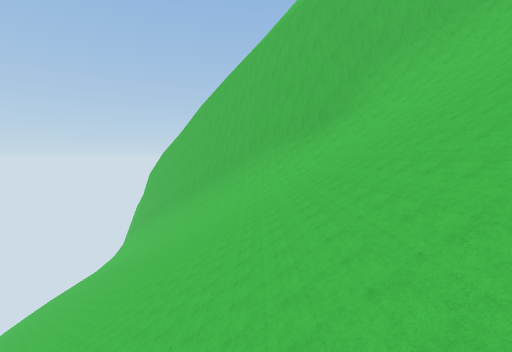
[1] (above)

18 first-person views from a walk through a Unity game level. The camera is 1.5 m above the floor, tilts 4° down and sees 90° across. The floor is counted in squares, 2 m on a side. Each view is taken from the middle of a square. On the plan, view 1 faces up. The plan holds only what a view shows up to about 9 squares ahead; the rest is blank. The place goes on beyond the plan. The player is left out.

[2]
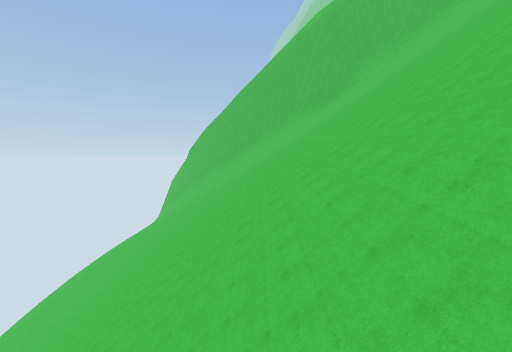

[3]
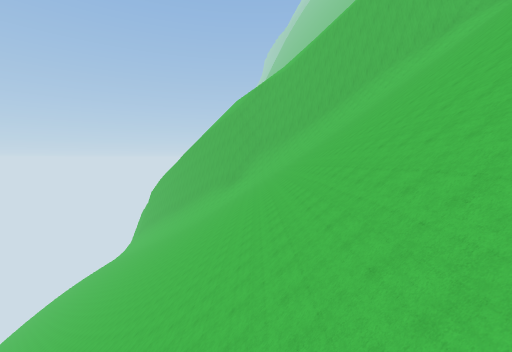

[4]
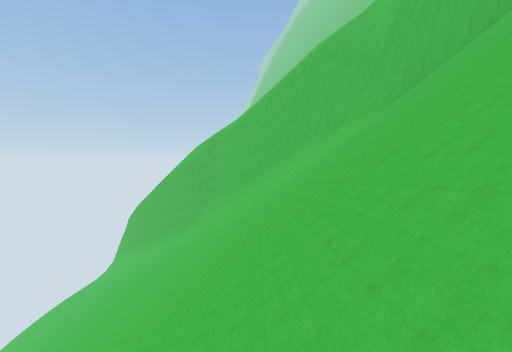

[5]
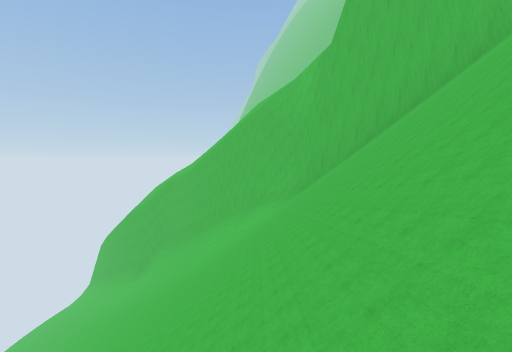

[6]
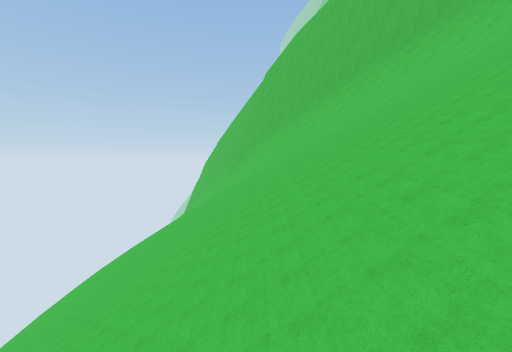

[7]
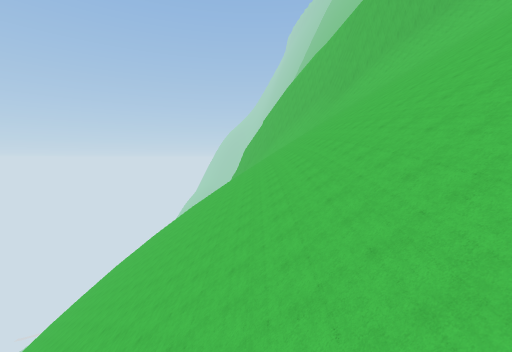

[8]
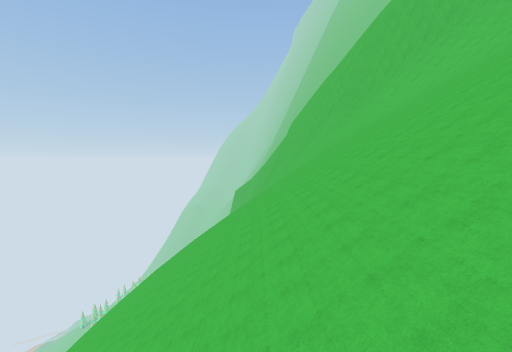

[9]
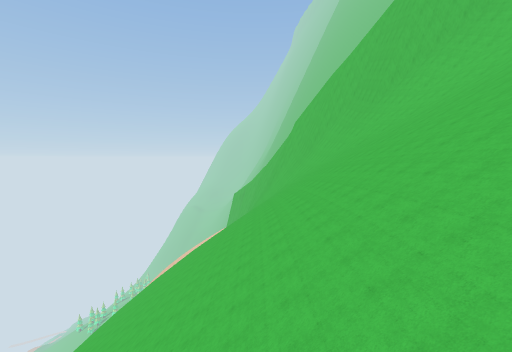

[10]
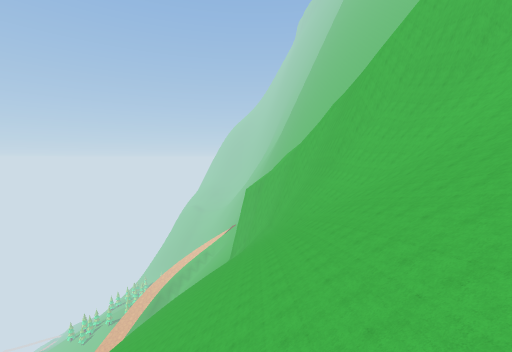

[11]
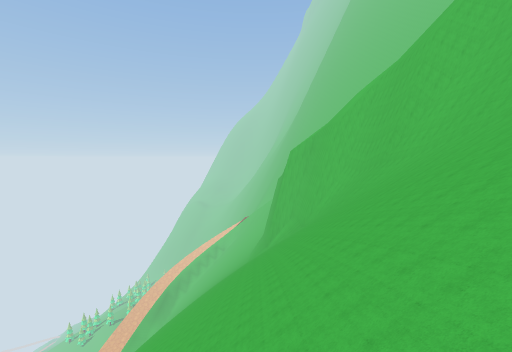

[12]
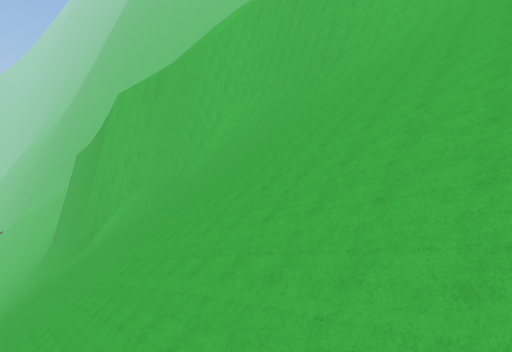

[13]
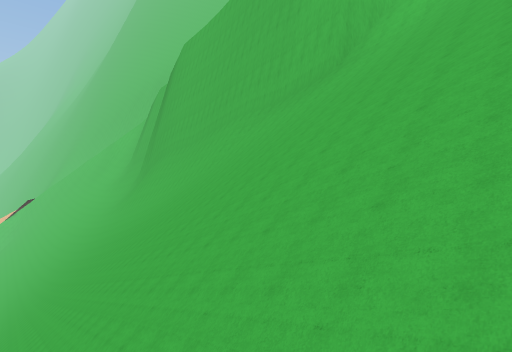

[14]
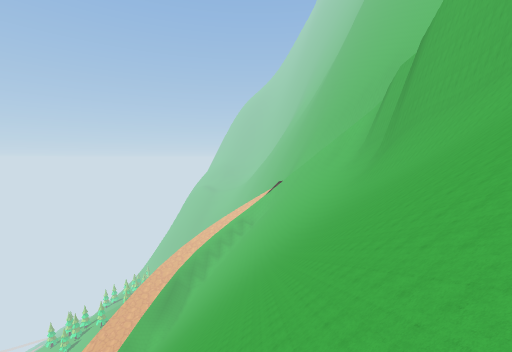

[15]
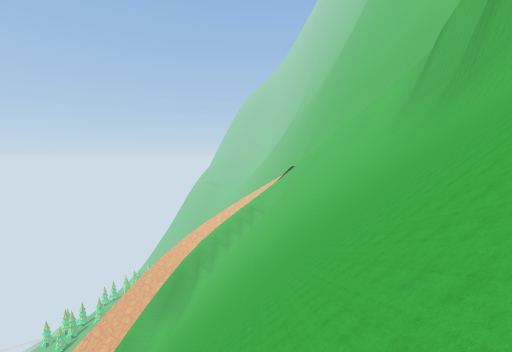

[16]
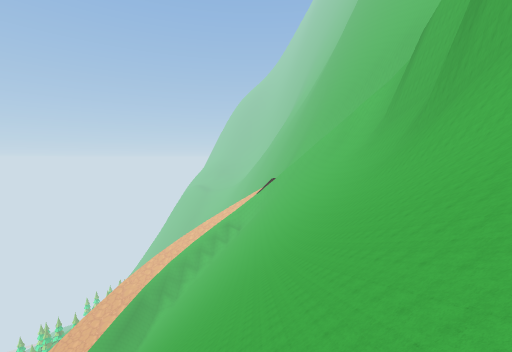

[17]
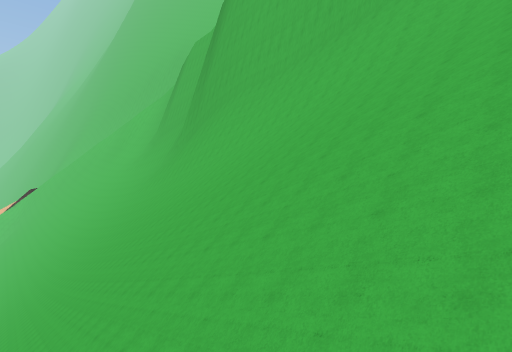

[18]
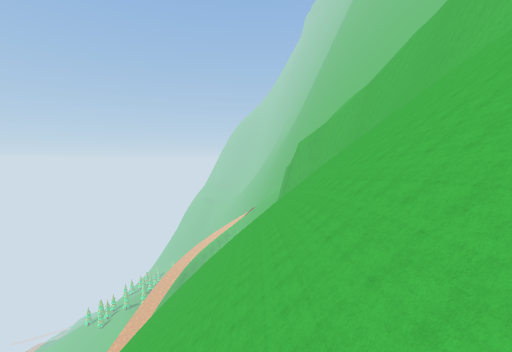

### Floor plan
Key: @ floor where view 1 was taken; # wall or solid block; / step, stairs or slope; = window, fence, low wall or low ledge; v drop or lower ground.
Columns run from 19 left of view 1 to 8 right of it. Each row starts with its distance up from view 1.
 39    ///
 38  //////#
 37 ///////#
 36 ///////#
 35 //////##
 34 //////#
 33 //////#
 32 //////#
 31 //////#
 30 =/////#
 29  /////##
 28  //////#
 27  //////#
 26   /////#
 25   /////##
 24    /////#
 23    /////#
 22    /////##
 21     ////=#
 20     /////#
 19      ////#
 18   v//////##
 17   vv//////#
 16    v//////##
 15    v///////#
 14     v//////##
 13      ///////##
 12      ////////#
 11        //////##
 10        ///////##
  9        ////////##
  8        /////////##
  7         /////////##
  6          /////////##
  5           /////////###
  4            /////////###
  3             //////////##
  2              //////////##
  1               //////////###
  0                ////@/////###
 -1                 ///////////#
 -2                  ///////////
 -3                   //////////
 -4                     ////////
 -5                      //////
 -6                        ////

Positions as (right, up) in squares from view 1, and headings:
1: (0, 0), facing up
2: (-1, -3), facing up
3: (2, -5), facing up
4: (4, -6), facing up
5: (6, -6), facing up
6: (-5, 3), facing up
7: (-8, 4), facing up
8: (-10, 8), facing up
9: (-10, 9), facing up
10: (-11, 13), facing up
11: (-13, 16), facing up
12: (-14, 19), facing up-right
13: (-16, 25), facing up-right
14: (-17, 25), facing up
15: (-18, 27), facing up
16: (-16, 29), facing up
17: (-16, 28), facing up-right
18: (-14, 12), facing up
